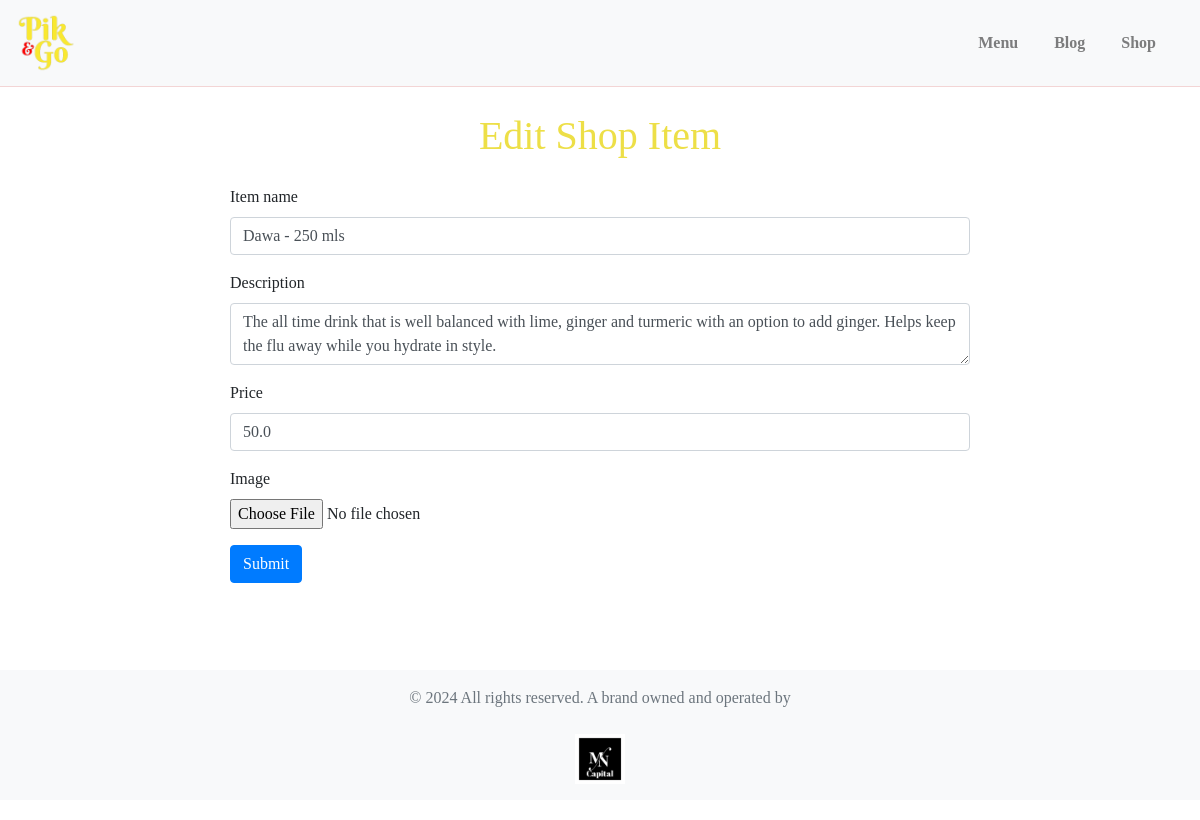
/admin/shop/edit/1, run on the app's committed database.
### app/models.py (models this page shows, shortened)
class ShopItem(db.Model):
    id = db.Column(db.Integer, primary_key=True)
    name = db.Column(db.String(100), nullable=False)
    description = db.Column(db.String(200), nullable=False)
    price = db.Column(db.Float, nullable=False)
    image_filename = db.Column(db.String(100), nullable=False)

### app/routes.py (the view, shortened to what this page needs)
@bp.route('/admin/shop/edit/<int:item_id>', methods=['GET', 'POST'])
def edit_shop_item(item_id):
    item = ShopItem.query.get_or_404(item_id)
    form = ShopItemForm(obj=item)
    return render_template('edit_shop_item.html', form=form, item=item)

### app/forms.py
class ShopItemForm(FlaskForm):
    name = StringField('Item name', validators=[DataRequired()])
    description = TextAreaField('Description', validators=[DataRequired()])
    price = FloatField('Price', validators=[DataRequired()])
    image = FileField('Image', validators=[FileAllowed(['jpg', 'png', 'jpeg', 'gif']), FileSize(max_size=2 * 1024 * 1024)])
    submit = SubmitField('Upload Shop Item')

### app/templates/edit_shop_item.html (shortened to what this page needs)
{% extends 'base.html' %}
{% block content %}
<div class="container">
    <h1 class="my-4">{{ 'Edit' if item else 'Add' }} Shop Item</h1>
    <form method="POST" enctype="multipart/form-data">
        <div class="form-group">
            {{ form.name.label }}
            {{ form.name(class="form-control") }}
        </div>
        <div class="form-group">
            {{ form.description.label }}
            {{ form.description(class="form-control") }}
        </div>
        <div class="form-group">
            {{ form.price.label }}
            {{ form.price(class="form-control") }}
        </div>
        <div class="form-group">
            {{ form.image.label }}
            {{ form.image(class="form-control-file") }}
        </div>
        <button type="submit" class="btn btn-primary">Submit</button>
    </form>
</div>
{% endblock %}

### app/static/css/style.css (style rules this page uses)
body { font-family: 'BerkshireSwash', cursive; }
body { text-align: justify; margin-bottom: 20px; line-height: 1.5; }
h1, h2, h3, h4 { font-family: 'BerkshireSwash', cursive; color: rgb(237, 223, 71); text-align: center; padding: 1px; }
.container { max-width: 800px; margin: 0 auto; }

### data on the page
ShopItem: name "Dawa - 250 mls", description "The all time drink that is well balanced with lime, ginger and turmeric with an option to add ginger. Helps keep the flu away while you hydrate in style.", price "50.0"

### other printed values
{{ 'Edit' if item else 'Add' }} "Edit"
